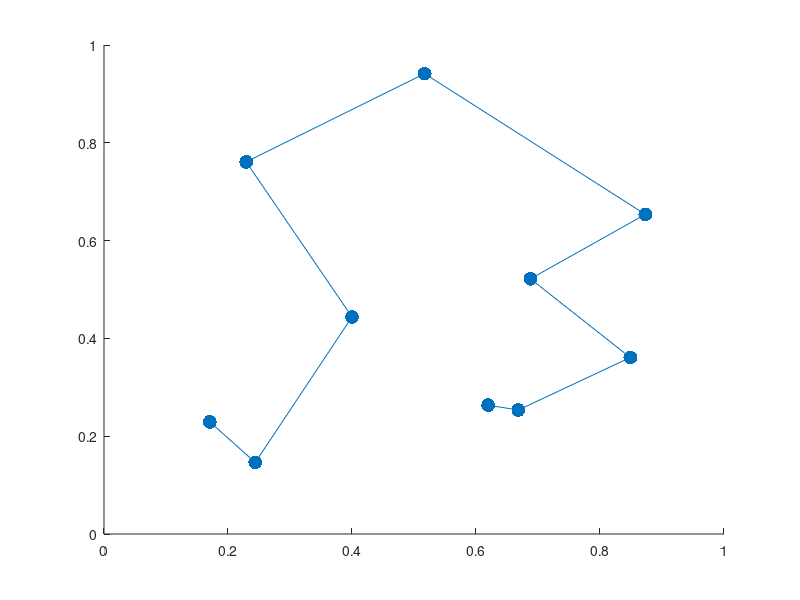

The MATLAB source for this figure: (Note: this script raises an error after producing the figure.)
%% Section 4.1
%Classifying animals
clear all;clc;close all
load animals.dat

nodes = 100;
attributes = 84;
eta = 0.2;
props = reshape(animals,attributes,length(animals)/attributes)';
weights = double(rand(nodes,attributes)>0.5);
dist_list = zeros(100,32);
for epoch = 1:20
    for animal = 1:32
        diff = repmat(props(animal,:),[nodes,1])-weights;
        dist = sqrt(sum((diff).^2,2));
        [bestDist, bestInd] = min(dist);
        neib_size = (50-round(2.5*epoch));
        idx=[max(1,bestInd-neib_size):min(100,bestInd+neib_size)]';
        weights(idx,:) = weights(idx,:) + eta*(diff(idx,:));
        dist_list(:,animal) = dist;
        %plot(dist_list(:,[2,11,18]))
        %pause(0.1)
    end
end

animalNames = textread('animalnames.txt','%s', 'delimiter','\n','whitespace','');
animalNames = regexprep(animalNames,'[''\t]','');
order = [];
for animal = 1:32
    testdiff = repmat(props(animal,:),[nodes,1])-weights;
    testdist = sqrt(sum((testdiff).^2,2));
    [bestDist,idx] = min(testdist);
    order = [order;idx];
end
[index, anim_order] = sort(order,'descend');
animalNames(anim_order)

%% Section 4.2
%Travelling Salesman Problem
clear all;clc;close all
load cities.dat

nodes = 10;
attributes = 2;
eta = 0.2;
props=cities;
weights = double(rand(nodes,attributes)>0.5);
dist_list = zeros(nodes,10);
MAX_EPOCHS = 20;
for epoch = 1:MAX_EPOCHS
    for city = 1:10
        diff = repmat(props(city,:),[nodes,1])-weights;
        dist = sqrt(sum((diff).^2,2));
        [bestDist, bestInd] = min(dist);
        neib_size = (3-round(((3/MAX_EPOCHS)*epoch)^2));
        idx=(bestInd-neib_size:bestInd+neib_size)';
        idx = mod(10+idx-1,10)+1;
        weights(idx,:) = weights(idx,:) + eta*(diff(idx,:));
        dist_list(:,city) = dist;
    end
end


order = [];
for city = 1:10
    testdiff = repmat(props(city,:),[nodes,1])-weights;
    testdist = sqrt(sum((testdiff).^2,2));
    [bestDist,idx] = min(testdist);
    order = [order;idx];
end
[index, city_order] = sort(order,'ascend');
new_cities=cities(city_order,:);

hold on
scatter(cities(:,1),cities(:,2),100,'fill','blue')
line(new_cities(:,1),new_cities(:,2))
scatter(weights(:,1),weights(:,2),'d','red','fill')

%% Section 4.3
%Analysing voter behaviour
clear all;clc;close all
load votes.dat
load mpsex.dat
load mpparty.dat
load mpdistrict.dat

num_voters = 349;
nodes = 100;
map = [10 10];
attributes = 31;
eta = 0.2;
props = reshape(votes,attributes,length(votes)/attributes)';
%weights = double(rand(nodes,attributes)>0.5);
weights = double(rand(nodes,attributes)>0.5);
dist_list = zeros(nodes,num_voters);
MAX_EPOCHS = 20;
for epoch = 1:MAX_EPOCHS
    for voter = 1:num_voters
        diff = repmat(props(voter,:),[nodes,1])-weights;
        dist = sqrt(sum((diff).^2,2));
        [bestDist, bestInd] = min(dist);
        neib_size = floor((round(nodes/2)-round((nodes/2)*epoch/MAX_EPOCHS))/10);
        %idx=(max(1,bestInd-neib_size):min(nodes,bestInd+neib_size))';
        idx = getNeighbourIndices(bestInd,map,neib_size);
        weights(idx,:) = weights(idx,:) + eta*(diff(idx,:));
        dist_list(:,voter) = dist;
        %plot(dist_list(:,[2,11,18]))
        %pause(0.1)
    end
end


order = [];
for voter = 1:num_voters
    testdiff = repmat(props(voter,:),[nodes,1])-weights;
    testdist = sqrt(sum((testdiff).^2,2));
    [bestDist,idx] = min(testdist);
    order = [order;idx];
end
%[index, voter_order] = sort(order,'ascend');
voter_party=mpparty(voter_order,:);
voter_gender=mpsex(voter_order,:);
voter_district=mpdistrict(voter_order,:);
plot(voter_party)
r
